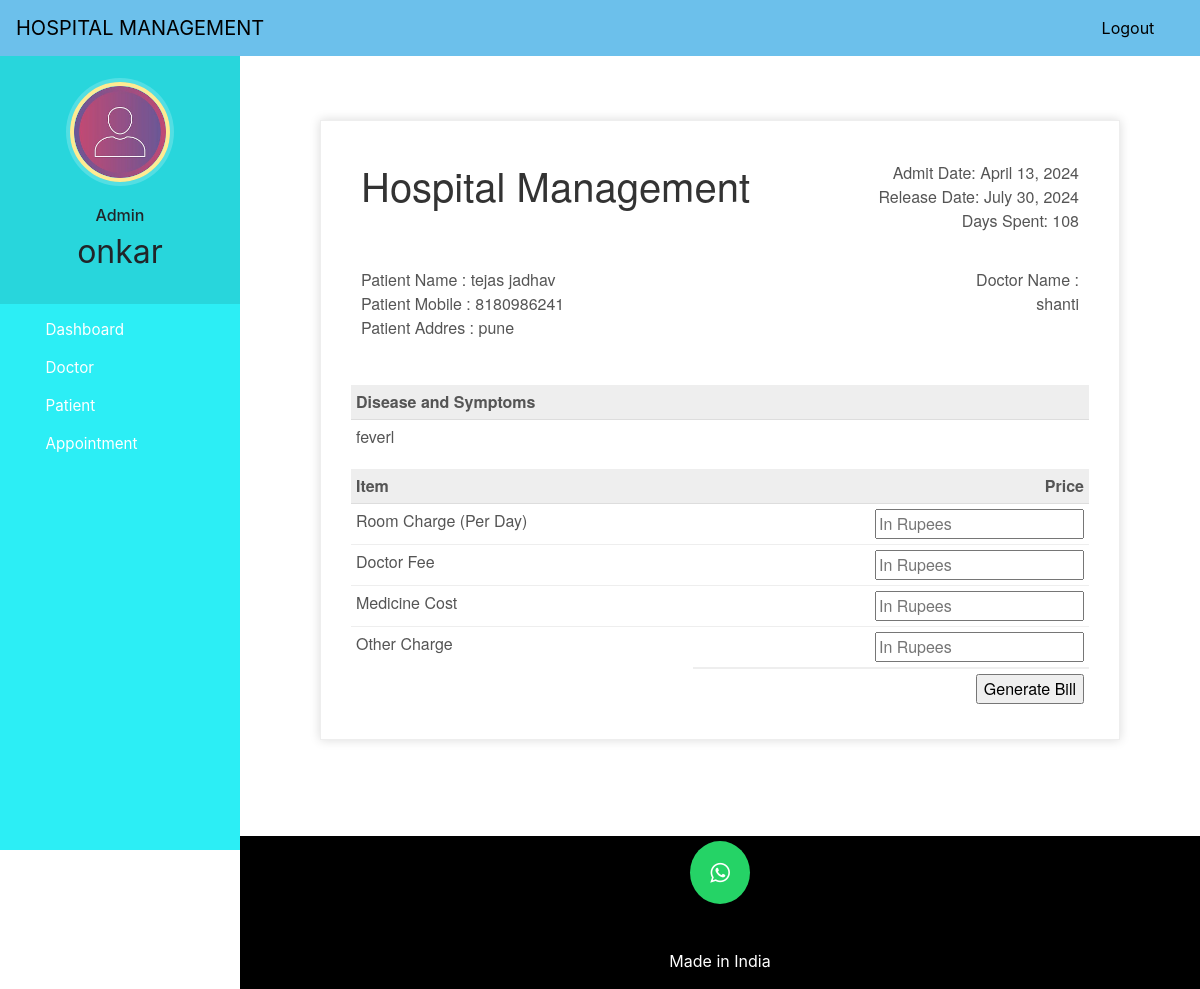
The app's page /discharge-patient/3 (signed in) with its own data.
### hospital/models.py (models this page shows, shortened)
class Patient(models.Model):
    user=models.OneToOneField(User,on_delete=models.CASCADE)
    profile_pic= models.ImageField(upload_to='profile_pic/PatientProfilePic/',null=True,blank=True)
    address = models.CharField(max_length=40)
    mobile = models.CharField(max_length=20,null=False)
    symptoms = models.CharField(max_length=100,null=False)
    assignedDoctorId = models.PositiveIntegerField(null=True)
    admitDate=models.DateField(auto_now=True)
    status=models.BooleanField(default=False)
    @property
    def get_name(self):
        return self.user.first_name+" "+self.user.last_name

### hospital/views.py (the view, shortened to what this page needs)
# urls.py: path('discharge-patient/<int:pk>', views.discharge_patient_view,name='discharge-patient'),
@login_required(login_url='adminlogin')
@user_passes_test(is_admin)
def discharge_patient_view(request,pk):
    patient=models.Patient.objects.get(id=pk)
    days=(date.today()-patient.admitDate) #2 days, 0:00:00
    assignedDoctor=models.User.objects.all().filter(id=patient.assignedDoctorId)
    d=days.days # only how many day that is 2
    patientDict={
        'patientId':pk,
        'name':patient.get_name,
        'mobile':patient.mobile,
        'address':patient.address,
        'symptoms':patient.symptoms,
        'admitDate':patient.admitDate,
        'todayDate':date.today(),
        'day':d,
        'assignedDoctorName':assignedDoctor[0].first_name,
    }
    return render(request,'hospital/patient_generate_bill.html',context=patientDict)

### hospital/views.py (called while the page is built)
def is_admin(user):
    return user.groups.filter(name='ADMIN').exists()

### templates/hospital/patient_generate_bill.html (shortened to what this page needs)
{% extends 'hospital/admin_base.html' %}
{% load static %}
{% block content %}
<head>
</head>
<br><br><br>
<div class="invoice-box">
  <table cellpadding="0" cellspacing="0">
    <tr class="top">
      <td colspan="2">
        <table>
          <tr>
            <td class="title">
              <h1>Hospital Management</h1>
            </td>
            <td>
              Admit Date: {{admitDate}}<br>
              Release Date: {{todayDate}}<br>
              Days Spent: {{day}}
            </td>
          </tr>
        </table>
      </td>
    </tr>
    <tr class="information">
      <td colspan="2">
        <table>
          <tr>
            <td>
              Patient Name : {{name}}<br>
              Patient Mobile : {{mobile}}<br>
              Patient Addres : {{address}}<br>
            </td>
            <td>
              Doctor Name :<br>
              {{assignedDoctorName}}<br>
            </td>
          </tr>
        </table>
      </td>
    </tr>
    <tr class="heading">
      <td>
        Disease and Symptoms
      </td>
      <td>
      </td>
    </tr>
    <tr class="details">
      <td>
        {{symptoms}}
      </td>
    </tr>
    <tr class="heading">
      <td>
        Item
      </td>
      <td>
        Price
      </td>
    </tr>
    <form method="post">
      <tr class="item">
        <td>
          Room Charge (Per Day)
        </td>
        <td>
          <input type="number" name="roomCharge" placeholder="In Rupees" value="">
        </td>
      </tr>
      <tr class="item">
        <td>
          Doctor Fee
        </td>
        <td>
          <input type="number" name="doctorFee" placeholder="In Rupees" value="">
        </td>
      </tr>
      <tr class="item">
        <td>
          Medicine Cost
        </td>
        <td>
          <input type="number" name="medicineCost" placeholder="In Rupees" value="">
        </td>
      </tr>
      <tr class="item last">
        <td>
          Other Charge
        </td>
        <td>
          <input type="number" name="OtherCharge" placeholder="In Rupees" value="">
        </td>
      </tr>
      <tr class="total">
        <td></td>
        <td>
          <input type="submit" name="submit" value="Generate Bill">
        </td>
      </tr>
    </form>
  </table>
</div>
{% endblock content %}

### templates/hospital/admin_base.html (shortened to what this page needs)
<!DOCTYPE html>
{% load static %}
<html lang="en">
<head>
  <link rel="stylesheet" href="https://stackpath.bootstrapcdn.com/bootstrap/4.3.1/css/bootstrap.min.css">
  <link rel="stylesheet" href="https://maxcdn.bootstrapcdn.com/font-awesome/4.7.0/css/font-awesome.min.css">
  <link rel="stylesheet" href="{% static '/style.css' %}">
</head>
<body>
  <nav class="menu" tabindex="0">
    <header class="avatar">
      <img src="{% static "images/adminpropic.png" %}" />
      <br><br>
      <h6>Admin</h6>
      <h2>{{request.user.first_name}}</h2>
    </header>
    <ul>
      <li tabindex="0" class="icon-dashboard"> <a style="color:white; text-decoration:none;" href="/admin-dashboard"><span>Dashboard</span></a> </li>
      <li tabindex="0" class="icon-customers"> <a style="color:white; text-decoration:none;" href="/admin-doctor"><span>Doctor</span></a></li>
      <li tabindex="0" class="icon-users"> <a style="color:white; text-decoration:none;" href="/admin-patient"><span>Patient</span></a></li>
      <li tabindex="0" class="icon-calendar"> <a style="color:white; text-decoration:none;" href="/admin-appointment"><span>Appointment</span></a></li>
    </ul>
  </nav>
  <main>
    <div class="bs-example">
      <nav class="navbar navbar-expand-md  navbar-dark fixed-top" style="background:#6cc0eb;;">
        <a href="/admin-dashboard" class="navbar-brand" style = "color : black">HOSPITAL MANAGEMENT</a>
        <div class="collapse navbar-collapse justify-content-between" id="navbarCollapse">
          <div class="navbar-nav" style=" margin-left: 90%;">
            <a href="/logout" class="nav-item nav-link" style = "color : black">Logout</a>
          </div>
        </div>
      </nav>
    </div>
    <br><br>
    {% block content %}
    {% endblock content %}
    <br><br><br><br>
    <footer>
      <p>
        <a id="ftr" href="https://api.whatsapp.com/send?phone=918766046082&text=Hello%20Shashank.%0d%0aHow%20are%20you%20%3f%0d%0aI%20came%20from%20your%20website.&source=&data=#" class="fa fa-whatsapp"></a>
      </p>
      <br>
      <div class="container">
        <div class="row">
          <div class="col-md-12 col-sm-12">
            <div style="color:#ffffff;" class="wow fadeInUp footer-copyright">
              <p>Made in India <br></p>
            </div>
          </div>
        </div>
      </div>
    </footer>
  </main>
</body>
</html>

### static/style.css (style rules this page uses)
body { padding-left: 240px; }
main { position: relative; height: 100vh; }
.menu { background: #5bc995; height: 100vh; width: 240px; position: fixed; top: 0px; left: 0; z-index: 5; outline: none; }
.menu .avatar { background: rgba(0, 0, 0, 0.1); padding: 2em 0.5em; text-align: center; }
.menu .avatar img { width: 100px; border-radius: 50%; overflow: hidden; border: 4px solid #ffea92; box-shadow: 0 0 0 4px rgba(255, 255, 255, 0.2); }
.menu .avatar h2 { font-weight: normal; margin-bottom: 0; }
.menu ul { list-style: none; padding: 0.5em 0; margin: 0; }
.menu ul li { padding: 0.5em 1em 0.5em 3em; font-size: 0.95em; font-weight: regular; background-repeat: no-repeat; background-position: left 15px center; background-size: auto 20px; transition: all 0.15s linear; cursor: pointer; }
.menu ul li.icon-dashboard { background-image: url("http://www.entypo.com/images//gauge.svg"); }
.menu ul li.icon-customers { background-image: url("http://www.entypo.com/images//briefcase.svg"); }
.menu ul li.icon-users { background-image: url("http://www.entypo.com/images//users.svg"); }
.menu ul li.icon-calendar { background-image: url("http://www.entypo.com/images//calendar.svg"); }

### templates/hospital/admin_base.html (style rules this page uses)
a:link { text-decoration: none; }
a { color: white; }
footer { padding: 0px 0px 0px 0px; background-color: black; margin: 0px; }
#ftr { padding: 20px; }
.fa { font-size: 23px; width: 60px; text-align: center; text-decoration: none; margin: 5px 2px; border-radius: 50%; }
.fa-whatsapp { background: #25d366; color: white; }
p { text-align: center; }
body { padding-left: 240px; }
main { position: relative; height: 100vh; }
.menu { background: #2ceef5; height: 100vh; width: 240px; position: fixed; top: 0px; left: 0; z-index: 5; outline: none; }
.menu .avatar { background: rgba(0, 0, 0, 0.1); padding: 2em 0.5em; text-align: center; }
.menu .avatar img { width: 100px; border-radius: 50%; overflow: hidden; border: 4px solid #ffea92; box-shadow: 0 0 0 4px rgba(255, 255, 255, 0.2); }
.menu .avatar h2 { font-weight: normal; margin-bottom: 0; }
.menu ul { list-style: none; padding: 0.5em 0; margin: 0; }
.menu ul li { padding: 0.5em 1em 0.5em 3em; font-size: 0.95em; font-weight: regular; background-repeat: no-repeat; background-position: left 15px center; background-size: auto 20px; transition: all 0.15s linear; cursor: pointer; }
.menu ul li.icon-dashboard { background-image: url("http://www.entypo.com/images//gauge.svg"); }
.menu ul li.icon-customers { background-image: url("http://www.entypo.com/images//briefcase.svg"); }
.menu ul li.icon-users { background-image: url("http://www.entypo.com/images//users.svg"); }
.menu ul li.icon-calendar { background-image: url("http://www.entypo.com/images//calendar.svg"); }

### templates/hospital/patient_generate_bill.html (style rules this page uses)
.invoice-box { max-width: 800px; margin: auto; padding: 30px; border: 1px solid #eee; box-shadow: 0 0 10px rgba(0, 0, 0, .15); font-size: 16px; line-height: 24px; font-family: 'Helvetica Neue', 'Helvetica', Helvetica, Arial, sans-serif; color: #555; }
.invoice-box table { width: 100%; line-height: inherit; text-align: left; }
.invoice-box table td { padding: 5px; vertical-align: top; }
.invoice-box table tr td:nth-child(2) { text-align: right; }
.invoice-box table tr.top table td { padding-bottom: 20px; }
.invoice-box table tr.top table td.title { font-size: 45px; line-height: 45px; color: #333; }
.invoice-box table tr.information table td { padding-bottom: 40px; }
.invoice-box table tr.heading td { background: #eee; border-bottom: 1px solid #ddd; font-weight: bold; }
.invoice-box table tr.details td { padding-bottom: 20px; }
.invoice-box table tr.item td { border-bottom: 1px solid #eee; }
.invoice-box table tr.item.last td { border-bottom: none; }
.invoice-box table tr.total td:nth-child(2) { border-top: 2px solid #eee; font-weight: bold; }
.menu { top: 50px; }

### records on screen
Patient: admitDate "April 13, 2024", mobile "8180986241", address "pune", symptoms "feverl"

### other values on screen
{{ request.user.first_name }} "onkar"
{{ name }} "tejas jadhav"
{{ assignedDoctorName }} "shanti"
